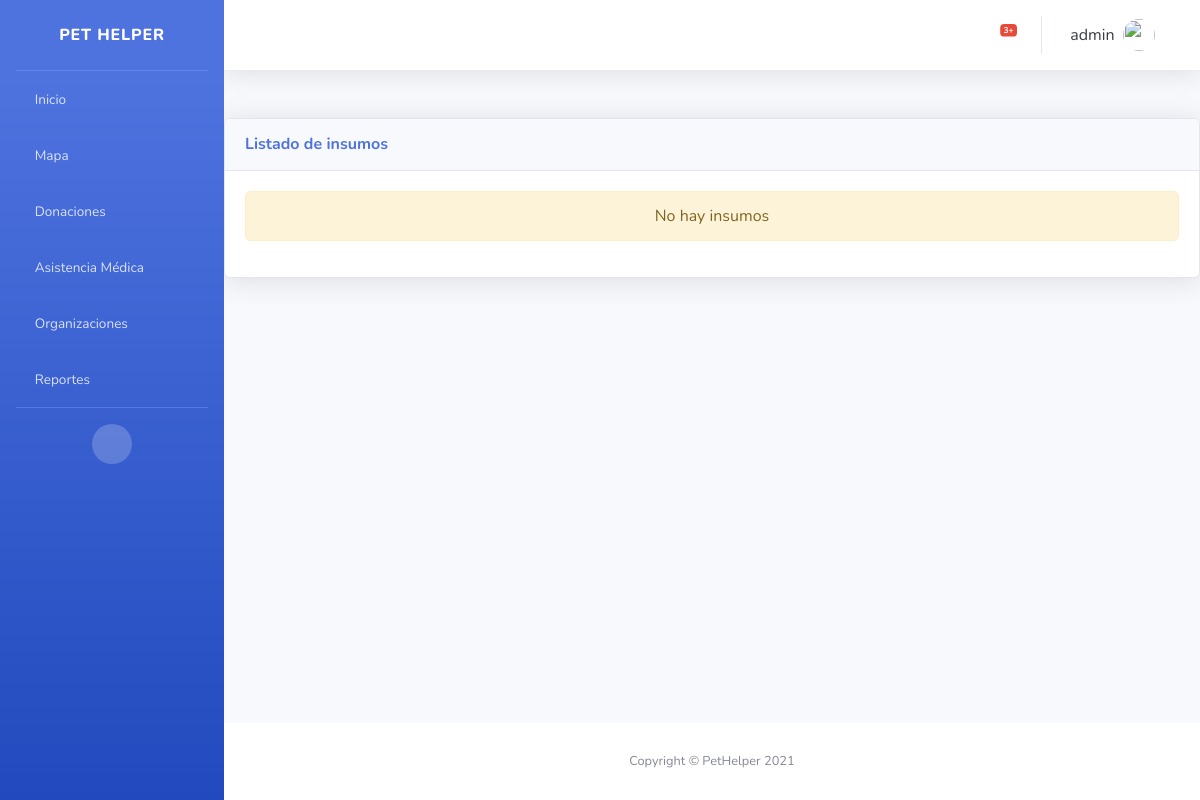
/insumos/ (signed in), run on an earlier commit of the app's database.
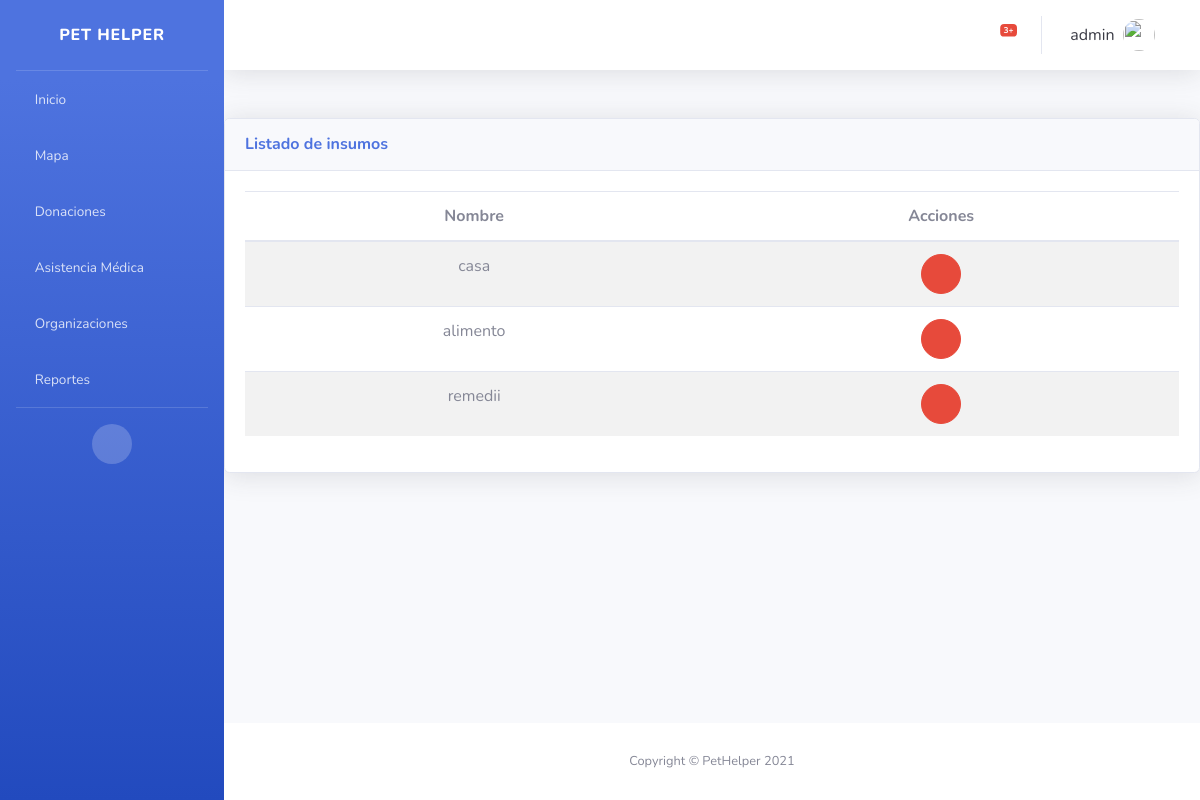
And on a later commit of the database.
### insumo/models.py (models this page shows, shortened)
class Insumo(models.Model):
    nombre = models.CharField(max_length=100)
    a = models.CharField(max_length=100)
    class Meta:
        verbose_name_plural = 'insumos'

### insumo/views.py (the view)
# urls.py: path('insumos/', login_required(InsumoView.as_view()), name='insumo_list'),
class InsumoView(generic.ListView):
    model = Insumo
    template_name = 'insumo/insumo_list.html'
    context_object_name = "obj"
    login_url = 'bases/login.html'

### insumo/templates/insumo/insumo_list.html (shortened to what this page needs)
{% extends 'base/base.html' %} {% block page_content %}
<div class="card shadow mb-4 my-5 text-center">
    <div class="card-header py-3 d-flex flex-row align-items-center justify-content-between" >
        <h6 class="m-0 font-weight-bold text-primary">Listado de insumos</h6>
        <div class="dropdown no-arrow">
            <a class="dropdown-toggle" href="#" role="button" id="dropdownMenuLink" data-toggle="dropdown" aria-haspopup="true" aria-expanded="false">
                <i class="fas fa-ellipsis-v fa-sm fa-fw text-gray-400"></i>
            </a>
        </div>
    </div>
    <div class="card-body">
        {% if not obj %}
        <div class="alert alert-warning" role="alert">No hay insumos</div>
        {% else %}
        <table class="table table-striped table-hover">
            <thead>
                <th>Nombre</th>
                <th>Acciones</th>
            </thead>
            <tbody>
                {% for item in obj %}
                <tr>
                    <td>{{ item.nombre }}</td>
                    <td>
                        <button onclick="abrir_modal_eliminar('{% url 'insumo:insumo_del' item.id %}')" class="btn btn-danger btn-circle" role="button" data-toggle="modal" data-target="#eliminar"><i class="far fa-trash-alt"></i></button>
                    </td>
                </tr>
                {% endfor %}
            </tbody>
        </table>
        {% endif %}
    </div>
</div>
{% endblock %}

What changed in the data, as far as the page shows it:
added Insumo: nombre "casa"
added Insumo: nombre "alimento"
added Insumo: nombre "remedii"
Also different on the page:
text no longer shown: "No hay insumos"
text now shown: "Nombre Acciones"
